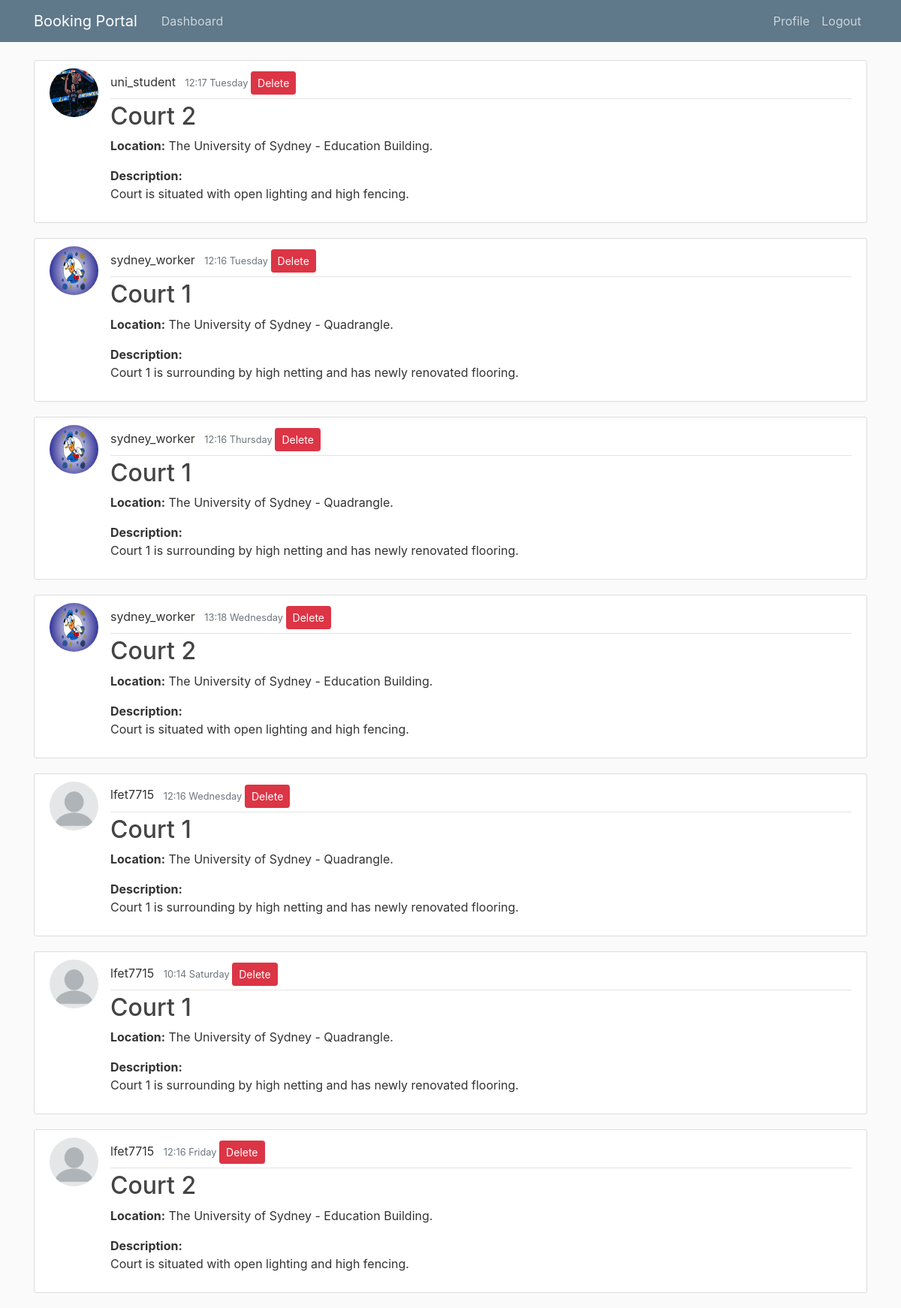
Page /dashboard/viewbookings (signed in) on the committed database.
### table/models.py (models this page shows, shortened)
class Booking(models.Model):
    business_asset = models.ForeignKey(Asset, on_delete=models.CASCADE)
    user_booker = models.ForeignKey(User, on_delete=models.CASCADE,related_name='booker')
    booking_time = models.TextField(default='')
    booking_day = models.TextField(default='')

class Asset(models.Model):
    business_owner = models.ForeignKey(User, on_delete=models.CASCADE, related_name='asset_owner',blank=True, null=True)
    title = models.CharField(max_length=100)
    description = models.TextField()
    location = models.TextField(default='')
    hour_start = models.IntegerField(default=0)
    hour_end = models.IntegerField(default=24)
    mon_available = models.BooleanField(default=True)
    tue_available = models.BooleanField(default=True)
    wed_available = models.BooleanField(default=True)
    thu_available = models.BooleanField(default=True)
    fri_available = models.BooleanField(default=True)
    sat_available = models.BooleanField(default=True)
    sun_available = models.BooleanField(default=True)
    mon_bookings = models.TextField(default='')
    tue_bookings = models.TextField(default='')
    wed_bookings = models.TextField(default='')
    thu_bookings = models.TextField(default='')
    fri_bookings = models.TextField(default='')
    sat_bookings = models.TextField(default='')
    sun_bookings = models.TextField(default='')
    book_start = models.IntegerField(default=0)
    book_end = models.IntegerField(default=0)
    choose_day = models.TextField(default='')

### users/models.py (models this page shows, shortened)
class Profile(models.Model):
    user = models.OneToOneField(User, on_delete=models.CASCADE)
    image = models.ImageField(default='default.jpg', upload_to='profile_pics')
    userType = models.TextField(choices=(
        ('User',('User Account')),
        ('Business', ('Business Account')),
    )
    ,default='User')

### table/views.py (the view)
# urls.py: path('dashboard/viewbookings', BookingListView.as_view(), name='table-viewbookings'),
class BookingListView(ListView):
    model = Booking
    context_object_name = 'bookings'

### table/templates/table/booking_list.html (shortened to what this page needs)
{% extends "table/base.html" %}
{% block content %}
    {% for booking in bookings %}
        {% if user == booking.user_booker or user == booking.business_asset.business_owner %}
        <article class="media content-section">
        {% if user == booking.business_asset.business_owner %}
            <img class="rounded-circle article-img" src="{{ booking.user_booker.profile.image.url }}" alt=":(">
        {% endif %}
                <div class="media-body">
                    <div class="article-metadata">
                        {% if user == booking.business_asset.business_owner %}
                            <a class="mr-2">{{ booking.user_booker.username }}</a>
                        {% endif %}
                      <small class="text-muted">{{ booking.booking_time }} {{ booking.booking_day }}  </small>
                <a class ="btn btn-danger pull-right btn-sm mt-1 mb-1" href="/dashboard/viewbookings/{{booking.id}}/delete">Delete</a>
            </div>
            <h2><a class="article-title" href="/dashboard/{{booking.business_asset.business_owner.username}}/{{booking.business_asset.title}}/bookingtable">{{ booking.business_asset.title }}</a></h2>
                <p class="article-content"><b>Location:</b> {{ booking.business_asset.location }}</p>
                <p class="article-content"><b>Description:</b>
                    {{ booking.business_asset.description }}</p>
          </div>
        </article>
        {% endif %}
    {% endfor %}
{% endblock content %}

### table/static/table/main.css (style rules this page uses)
body { background: #fafafa; color: #333333; margin-top: 5rem; }
h1, h2, h3, h4, h5, h6 { color: #444444; }
.content-section { background: #ffffff; padding: 10px 20px; border: 1px solid #dddddd; border-radius: 3px; margin-bottom: 20px; }
.article-title { color: #444444; }
.article-content { white-space: pre-line; }
.article-img { height: 65px; width: 65px; margin-right: 16px; }
.article-metadata { padding-bottom: 1px; margin-bottom: 4px; border-bottom: 1px solid #e3e3e3 }

### rows in the picture
Booking: user_booker.profile.image (picture), user_booker.username "uni_student", booking_time "12:17", booking_day "Tuesday", business_asset "Court 2", business_asset.location "The University of Sydney - Education Building.", business_asset.description "Court is situated with open lighting and high fencing."
Booking: user_booker.profile.image (picture), user_booker.username "sydney_worker", booking_time "12:16", booking_day "Tuesday", business_asset "Court 1", business_asset.location "The University of Sydney - Quadrangle.", business_asset.description "Court 1 is surrounding by high netting and has newly renovated flooring."
Booking: user_booker.profile.image (picture), user_booker.username "sydney_worker", booking_time "12:16", booking_day "Thursday", business_asset "Court 1", business_asset.location "The University of Sydney - Quadrangle.", business_asset.description "Court 1 is surrounding by high netting and has newly renovated flooring."
Booking: user_booker.profile.image (picture), user_booker.username "sydney_worker", booking_time "13:18", booking_day "Wednesday", business_asset "Court 2", business_asset.location "The University of Sydney - Education Building.", business_asset.description "Court is situated with open lighting and high fencing."
Booking: user_booker.profile.image (placeholder picture), user_booker.username "lfet7715", booking_time "12:16", booking_day "Wednesday", business_asset "Court 1", business_asset.location "The University of Sydney - Quadrangle.", business_asset.description "Court 1 is surrounding by high netting and has newly renovated flooring."
Booking: user_booker.profile.image (placeholder picture), user_booker.username "lfet7715", booking_time "10:14", booking_day "Saturday", business_asset "Court 1", business_asset.location "The University of Sydney - Quadrangle.", business_asset.description "Court 1 is surrounding by high netting and has newly renovated flooring."
Booking: user_booker.profile.image (placeholder picture), user_booker.username "lfet7715", booking_time "12:16", booking_day "Friday", business_asset "Court 2", business_asset.location "The University of Sydney - Education Building.", business_asset.description "Court is situated with open lighting and high fencing."
